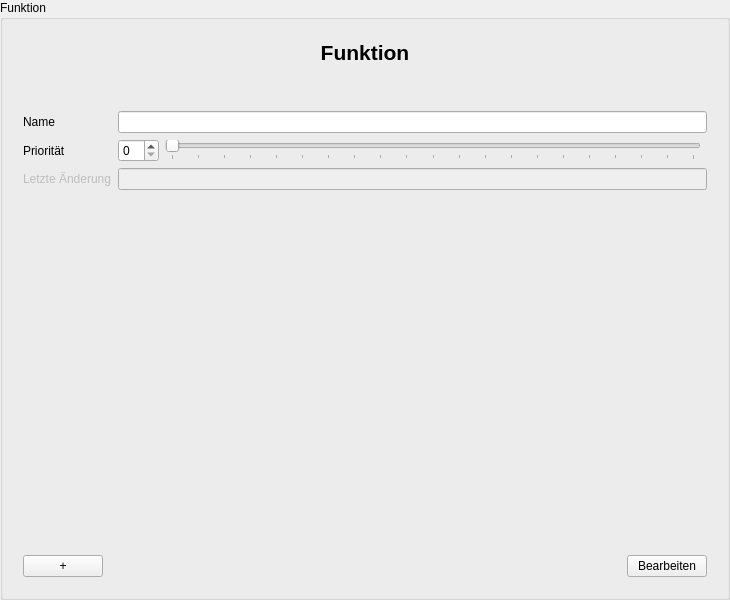
<?xml version="1.0" encoding="UTF-8"?>
<ui version="4.0">
 <class>FunctionInputArea</class>
 <widget class="QGroupBox" name="FunctionInputArea">
  <property name="geometry">
   <rect>
    <x>0</x>
    <y>0</y>
    <width>730</width>
    <height>600</height>
   </rect>
  </property>
  <property name="windowTitle">
   <string>Funktion</string>
  </property>
  <property name="accessibleName">
   <string>FunctionInputDialog</string>
  </property>
  <property name="title">
   <string>Funktion</string>
  </property>
  <layout class="QGridLayout" name="gridLayout_3">
   <item row="0" column="0">
    <widget class="QWidget" name="GroupBox" native="true">
     <layout class="QVBoxLayout" name="verticalLayout_3">
      <item>
       <layout class="QVBoxLayout" name="verticalLayout">
        <item>
         <widget class="QLabel" name="headerLabel">
          <property name="font">
           <font>
            <pointsize>16</pointsize>
            <weight>75</weight>
            <bold>true</bold>
           </font>
          </property>
          <property name="text">
           <string>Funktion</string>
          </property>
          <property name="alignment">
           <set>Qt::AlignCenter</set>
          </property>
         </widget>
        </item>
       </layout>
      </item>
      <item>
       <spacer name="verticalSpacer_2">
        <property name="orientation">
         <enum>Qt::Vertical</enum>
        </property>
        <property name="sizeType">
         <enum>QSizePolicy::Preferred</enum>
        </property>
        <property name="sizeHint" stdset="0">
         <size>
          <width>20</width>
          <height>40</height>
         </size>
        </property>
       </spacer>
      </item>
      <item>
       <layout class="QGridLayout" name="gridLayout">
        <item row="1" column="2">
         <widget class="QSlider" name="priorityHorizontalSlider">
          <property name="maximum">
           <number>100</number>
          </property>
          <property name="orientation">
           <enum>Qt::Horizontal</enum>
          </property>
          <property name="tickPosition">
           <enum>QSlider::TicksBelow</enum>
          </property>
          <property name="tickInterval">
           <number>5</number>
          </property>
         </widget>
        </item>
        <item row="2" column="0">
         <widget class="QLabel" name="lastUpdateLabel">
          <property name="enabled">
           <bool>false</bool>
          </property>
          <property name="text">
           <string>Letzte Änderung</string>
          </property>
          <property name="buddy">
           <cstring>lastUpdateLineEdit</cstring>
          </property>
         </widget>
        </item>
        <item row="0" column="0">
         <widget class="QLabel" name="nameLabel">
          <property name="text">
           <string>Name</string>
          </property>
          <property name="buddy">
           <cstring>nameLineEdit</cstring>
          </property>
         </widget>
        </item>
        <item row="1" column="0">
         <widget class="QLabel" name="priorityLabel">
          <property name="text">
           <string>Priorität</string>
          </property>
          <property name="buddy">
           <cstring>priorityHorizontalSlider</cstring>
          </property>
         </widget>
        </item>
        <item row="1" column="1">
         <widget class="QSpinBox" name="prioritySpinBox"/>
        </item>
        <item row="0" column="1" colspan="3">
         <widget class="QLineEdit" name="nameLineEdit"/>
        </item>
        <item row="2" column="1" colspan="3">
         <widget class="QLineEdit" name="lastUpdateLineEdit">
          <property name="enabled">
           <bool>false</bool>
          </property>
         </widget>
        </item>
       </layout>
      </item>
      <item>
       <spacer name="verticalSpacer">
        <property name="orientation">
         <enum>Qt::Vertical</enum>
        </property>
        <property name="sizeHint" stdset="0">
         <size>
          <width>20</width>
          <height>40</height>
         </size>
        </property>
       </spacer>
      </item>
      <item>
       <layout class="QHBoxLayout" name="horizontalLayout">
        <item>
         <widget class="QPushButton" name="addPushButton">
          <property name="text">
           <string>+</string>
          </property>
         </widget>
        </item>
        <item>
         <spacer name="horizontalSpacer">
          <property name="orientation">
           <enum>Qt::Horizontal</enum>
          </property>
          <property name="sizeHint" stdset="0">
           <size>
            <width>40</width>
            <height>20</height>
           </size>
          </property>
         </spacer>
        </item>
        <item>
         <widget class="QPushButton" name="editFinishPushButton">
          <property name="text">
           <string>Bearbeiten</string>
          </property>
         </widget>
        </item>
       </layout>
      </item>
     </layout>
    </widget>
   </item>
  </layout>
 </widget>
 <tabstops>
  <tabstop>nameLineEdit</tabstop>
  <tabstop>prioritySpinBox</tabstop>
  <tabstop>priorityHorizontalSlider</tabstop>
  <tabstop>lastUpdateLineEdit</tabstop>
  <tabstop>addPushButton</tabstop>
  <tabstop>editFinishPushButton</tabstop>
 </tabstops>
 <resources/>
 <connections/>
</ui>
